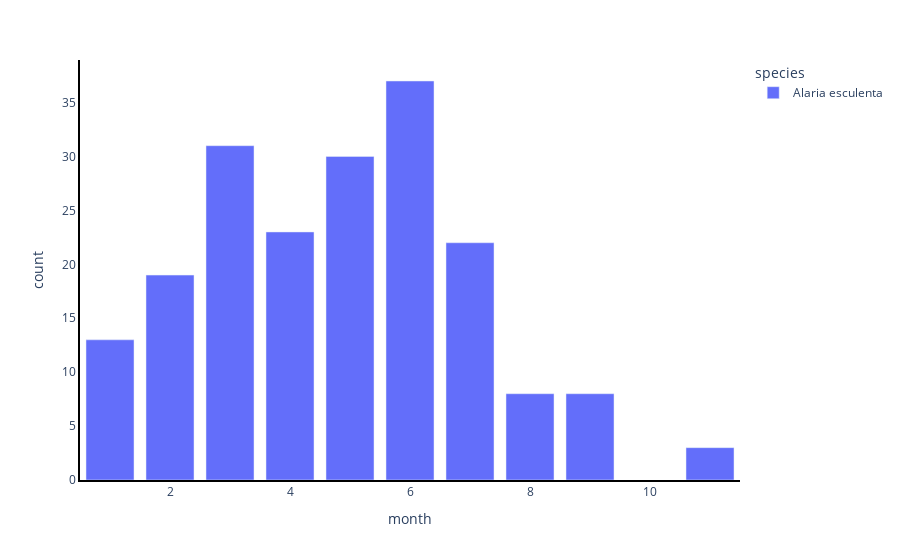

The cell this chart's notebook holds for it:
### Code cell
df3 = results.groupby(['species', 'month'])['month'].agg(['count']).reset_index()
df3.head()

fucus = df3[df3['species'] == 'Alaria esculenta']
fig = px.bar(fucus, x="month", y = 'count', color = 'species')

fig.update_layout({'plot_bgcolor': 'rgba(0, 0, 0, 0)',
'paper_bgcolor': 'rgba(0, 0, 0, 0)'})

fig.update_xaxes(showline=True, linewidth=2, linecolor='black')
fig.update_yaxes(showline=True, linewidth=2, linecolor='black')

fig.show()

### Figure 1 — Plotly figure (JSON) as saved in the notebook; plotly's stock layout.template omitted (floating-point values rounded to 4 significant figures)
{"data": [{"alignmentgroup": "True", "hovertemplate": "species=Alaria esculenta<br>month=%{x}<br>count=%{y}<extra></extra>", "legendgroup": "Alaria esculenta", "marker": {"color": "#636efa"}, "name": "Alaria esculenta", "offsetgroup": "Alaria esculenta", "orientation": "v", "showlegend": true, "textposition": "auto", "type": "bar", "x": [1, 2, 3, 4, 5, 6, 7, 8, 9, 11], "xaxis": "x", "y": [13, 19, 31, 23, 30, 37, 22, 8, 8, 3], "yaxis": "y"}], "layout": {"barmode": "relative", "legend": {"title": {"text": "species"}, "tracegroupgap": 0}, "margin": {"t": 60}, "paper_bgcolor": "rgba(0, 0, 0, 0)", "plot_bgcolor": "rgba(0, 0, 0, 0)", "xaxis": {"anchor": "y", "domain": [0, 1], "linecolor": "black", "linewidth": 2, "showline": true, "title": {"text": "month"}}, "yaxis": {"anchor": "x", "domain": [0, 1], "linecolor": "black", "linewidth": 2, "showline": true, "title": {"text": "count"}}}}
